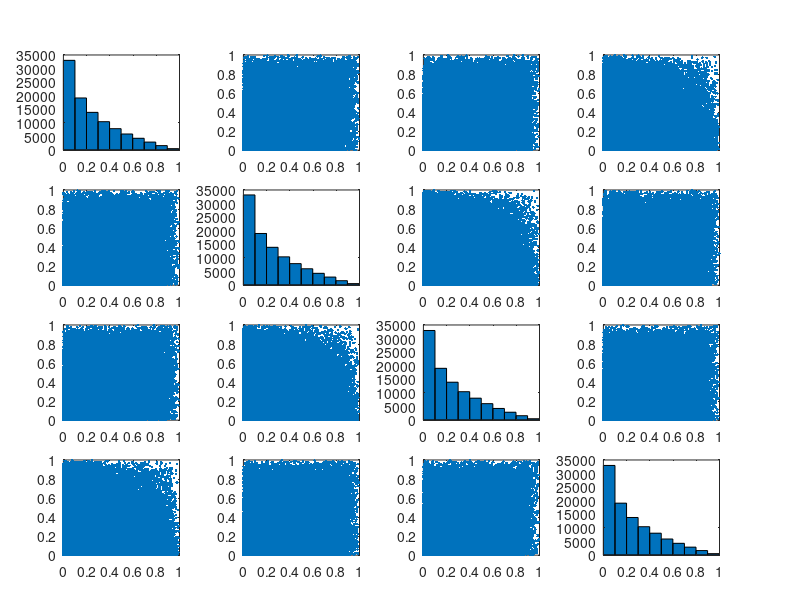

This chart was generated by the following MATLAB code: (Note: this script raises an error after producing the figure.)
%% Kronecker Rank
%
%   I try to generate plots that describe the set ofpossible rank one
%   matrices.
%
% Auth: Joshua Pickard
%       jpic@umich.edu
% Date: April 29, 2023

%% Kronecker decomposed matrices

pts = 100000;
data = zeros(pts, 4);
for i=1:pts
    x = rand(2,1);
    y = rand(2,1);
    data(i,:) = kron(x,y);
end

figure;
labels = ["x_1","x_2","x_3","x_4"];
[h,ax] = plotmatrix(data);                        % create a 4 x 4 matrix of plots
for i = 1:4                                       % label the plots
  xlabel(ax(4,i), labels{i});
  ylabel(ax(i,1), labels{i});
end

figure;
scatter3(data(:,1),data(:,2),data(:,3),40,data(:,4),'filled')    % draw the scatter plot
xlabel("x_1"); ylabel("x_2"); zlabel("x_3"); title('Color is x_4')

%% Possibl matrices

pts = 10000;
data = rand(pts, 4);
figure;
labels = ["x_1","x_2","x_3","x_4"];
[h,ax] = plotmatrix(data);                        % create a 4 x 4 matrix of plots
for i = 1:4                                       % label the plots
  xlabel(ax(4,i), labels{i});
  ylabel(ax(i,1), labels{i});
end

figure;
scatter3(data(:,1),data(:,2),data(:,3),40,data(:,4),'filled')    % draw the scatter plot
xlabel("x_1"); ylabel("x_2"); zlabel("x_3"); title('Color is x_4')

